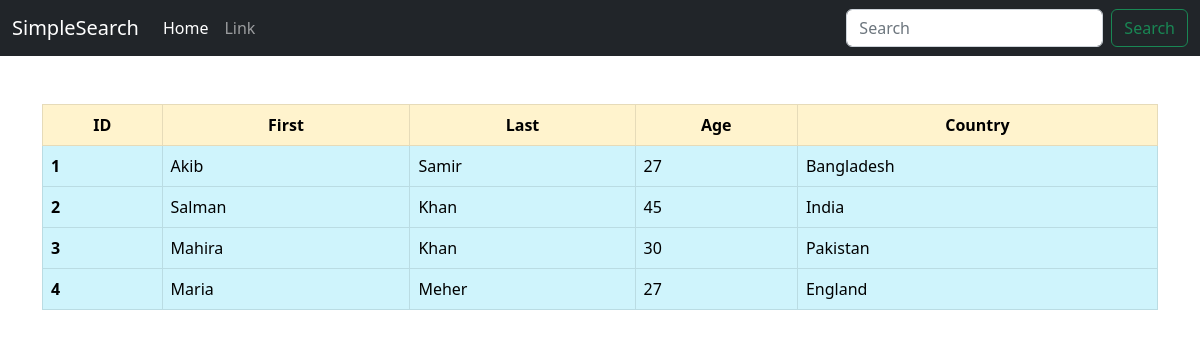
The page / on the database its author committed.
### search/models.py (models this page shows, shortened)
class Person(models.Model):
    first = models.CharField(max_length=200, blank=True, null=True)
    last = models.CharField(max_length=200, blank=True, null=True)
    age = models.IntegerField()
    Country = models.CharField(max_length=200, blank=True, null=True)

### search/views.py (the view)
# urls.py: path('', views.index, name='index'),
def index(request):
    if 'q' in request.GET:
        q = request.GET['q']
        persons = Person.objects.filter(Q(first__icontains=q) |
        Q(last__icontains=q)|
        Q(age__icontains=q) |
        Q(Country__icontains=q) )
    else:
        persons = Person.objects.all()
    context = {
        'persons':persons
    }
    return render(request, 'index.html', context=context)

### templates/index.html (shortened to what this page needs)
<!doctype html>
<html lang="en">
  <head>
    <link href="https://cdn.jsdelivr.net/npm/bootstrap@5.2.0-beta1/dist/css/bootstrap.min.css" rel="stylesheet">
  </head>
  <body>
        <nav class="navbar navbar-expand-lg navbar-dark bg-dark">
            <div class="container-fluid">
                  <a class="navbar-brand" href="{% url 'index' %}">SimpleSearch</a>
                  <div class="collapse navbar-collapse" id="navbarSupportedContent">
                    <ul class="navbar-nav me-auto mb-2 mb-lg-0">
                      <li class="nav-item">
                        <a class="nav-link active" aria-current="page" href="{% url 'index' %}">Home</a>
                      </li>
                      <li class="nav-item">
                        <a class="nav-link" href="#">Link</a>
                      </li>
                    </ul>
                    <form class="d-flex" role="search" method="GET">
                      <input class="form-control me-2" name='q' type="search" placeholder="Search" aria-label="Search">
                      <button class="btn btn-outline-success" type="submit">Search</button>
                    </form>
                  </div>
                </div>
              </nav>
              <div class="container mt-5">
                <div class="row">
                  <div class="col">
                    <table class="table table-bordered">
                        <thead class="table-warning text-center">
                          <tr>
                            <th scope="col">ID</th>
                            <th scope="col">First</th>
                            <th scope="col">Last</th>
                            <th scope="col">Age</th>
                            <th scope="col">Country</th>
                          </tr>
                        </thead>
                        <tbody  class="table-info">
                        {% for person in persons %}
                          <tr>
                            <th scope="row">{{ person.id }}</th>
                            <td>{{ person.first }}</td>
                            <td>{{ person.last }}</td>
                            <td>{{ person.age }}</td>
                            <td>{{ person.Country }}</td>
                          </tr>
                          {% endfor %}
                        </tbody>
                      </table>
                  </div>
                </div>
              </div>
  </body>
</html>

### rows shown on the page
Person: id "1", first "Akib", last "Samir", age "27", Country "Bangladesh"
Person: id "2", first "Salman", last "Khan", age "45", Country "India"
Person: id "3", first "Mahira", last "Khan", age "30", Country "Pakistan"
Person: id "4", first "Maria", last "Meher", age "27", Country "England"
